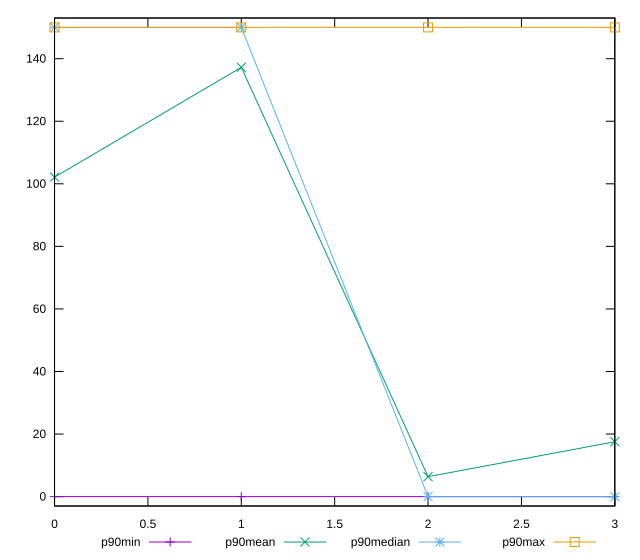

Generate this figure with gnuplot:
reset

$p90Min <<EOF
0 0
1 0
2 0
3 0
EOF

$p90Mean <<EOF
0 102.12765957446808
1 137.2340425531915
2 6.382978723404255
3 17.5531914893617
EOF

$p90Median <<EOF
0 150
1 150
2 0
3 0
EOF

$p90Max <<EOF
0 150
1 150
2 150
3 150
EOF

set key outside below
set xrange [0:3]
set yrange [-3:153]
set trange [-3:153]
set terminal svg size 640, 560 enhanced background rgb 'white'
set output "reports/report_00033_2021-03-01T14-23-16.841Z/unminified-javascript/progression/value.svg"

plot $p90Min title "p90min" with linespoints, \
     $p90Mean title "p90mean" with linespoints, \
     $p90Median title "p90median" with linespoints, \
     $p90Max title "p90max" with linespoints

reset
